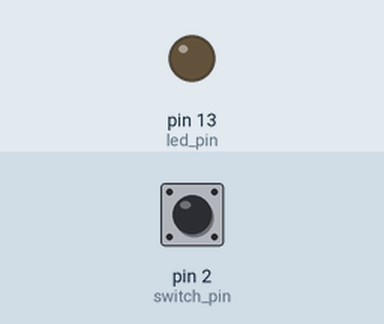
Simulated run of this sketch. Board: Arduino Uno, built with avr-gcc and run on an emulated ATmega328P. Shown: output pins drawn as LEDs (lit = HIGH). The inputs (shaded band) are chosen by the test bench; at power-on: pin 2 (switch_pin) LOW.

Above: at 1.2 s.
1.3 s: pin 2 (switch_pin) pulled HIGH for 0.15 s
At 1.37 s:
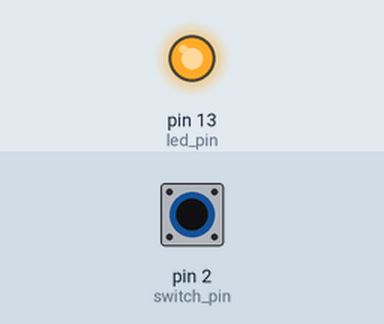
2.9 s: pin 2 (switch_pin) pulled HIGH for 3.2 s
At 7.1 s:
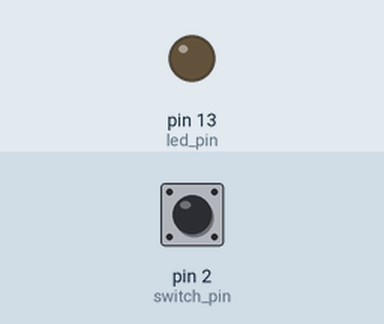
Timing chart, 0 to 8.6 s (numbered marks = the images above; inputs shaded):
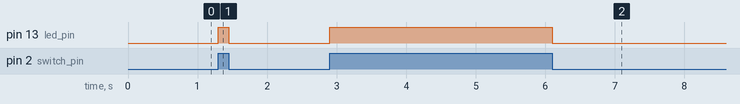

Measured:
- after the input at 1.3 s, pin 13 (led_pin): LOW → HIGH at once, → LOW 0.15 s later
- after the input at 2.9 s, pin 13 (led_pin): LOW → HIGH at once, → LOW 3.2 s later

The sketch:

Sensor_Foto_Interruptor_M_dulo_KY-010.ino
```cpp
int led_pin = 13; // Define the LED interface
int switch_pin = 2; // Definition of mercury tilt switch sensor interface
int val; // Defines a numeric variable
void setup()
{
	pinMode(led_pin, OUTPUT);
	pinMode(switch_pin, INPUT);
}
void loop()
{
	val = digitalRead(switch_pin); // check mercury switch state
	if(val == HIGH)
	{
		digitalWrite(led_pin, HIGH);
	}
	else
	{
		digitalWrite(led_pin, LOW);
	}
}
```
